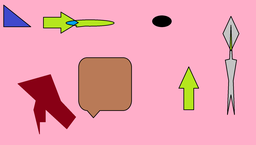
#> input picture 1.png, 256 x 145 px, shrunk from 1906 x 1080 before the run
$ python main.py
#> lines starting #> are read from the running program, lines starting #| are printed output that depends on the picture
import cv2
import numpy as np

before = cv2.imread('1.png')
#> before is the input picture: shape (145, 256, 3); mean B, G, R 177.4, 160.7, 235.6
after = cv2.imread('2.png')
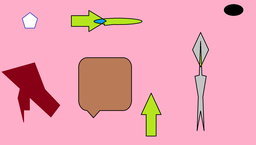
#> input picture 2.png, 256 x 145 px, shrunk from 1906 x 1080 before the run
#> after is the input picture: shape (145, 256, 3); mean B, G, R 177.9, 162, 237.2

result_after = after.copy()

###############WORKING WITH IMAGES##############################################
ask = input('Do you want to work with field?[Y/n]: ')
#> the answer given: y
if ask == 'Y' or ask == 'y':
    print('changintg from bgr to hsv...\n')
    before = cv2.cvtColor(before, cv2.COLOR_BGR2HSV)
#> before: shape (145, 256, 3); mean H, S, V 151.7, 94.8, 238
    after = cv2.cvtColor(after, cv2.COLOR_BGR2HSV)
#> after: shape (145, 256, 3); mean H, S, V 151.4, 93.7, 238.7


    before[:, :, 2] = 120
#> before: shape (145, 256, 3); mean H, S, V 151.7, 94.8, 120
    before[:, :, 1] = 120
#> before: shape (145, 256, 3); mean H, S, V 151.7, 120, 120
    after[:, :, 2] = 120
#> after: shape (145, 256, 3); mean H, S, V 151.4, 93.7, 120
    after[:, :, 1] = 120
#> after: shape (145, 256, 3); mean H, S, V 151.4, 120, 120

    print('bluring...')
    # beps = 35
    beps = 35
    before = cv2.GaussianBlur(before, (beps, beps), 0)
#> before: shape (145, 256, 3); mean H, S, V 151.7, 120, 120
    after = cv2.GaussianBlur(after, (beps, beps), 0)
#> after: shape (145, 256, 3); mean H, S, V 151.4, 120, 120

    used = []
    for i in range(0, before.shape[0]):
        used.append([])
        for j in range(0, before.shape[1]):
            used[i].append(False)

    def zones(y, x, val, eps, hsv):
        global used
        q = [(y, x)]
        while len(q) > 0:
            x = q[0][1]
            y = q[0][0]
            used[y][x] = True
            # print(f'y: {y} x: {x} used[{y}][{x}]: {used[y][x]} val: {val}')
            hsv[y][x][0] = val
            if x + 1 < hsv.shape[1] and used[y][x + 1] == False and abs(float(hsv[y][x + 1][0]) - val) <= eps:
                # print(abs(float(hsv[y][x + 1][0]) - val))
                q.append((y, x + 1))
                used[y][x + 1] = True
            if x - 1 >= 0 and used[y][x - 1] == False and abs(float(hsv[y][x - 1][0]) - val) <= eps:
                # print(abs(float(hsv[y][x - 1][0]) - val))
                q.append((y, x - 1))
                used[y][x - 1] = True

            if y + 1 < hsv.shape[0] and used[y + 1][x] == False and abs(float(hsv[y + 1][x][0]) - val) <= eps:
                # print(abs(float(hsv[y + 1][x][0]) - val))
                q.append((y + 1, x))
                used[y + 1][x] = True
            if y - 1 >= 0 and used[y - 1][x] == False and abs(float(hsv[y - 1][x][0]) - val) <= eps:
                # print(abs(float(hsv[y - 1][x][0]) - val))
                q.append((y - 1, x))
                used[y - 1][x] = True
            del q[0]
        return hsv


    print('working with 1st photo...\nLoading...')
    for i in range(0, before.shape[0]):
        for j in range(0, before.shape[1]):
            for g in range(1, 11):
                if i == before.shape[0] // 100 * g * 10 and j == 0:
                    print(g * 10, f'%')
            if used[i][j] == False:
                # print(f"y: {i} - x: {j}")
                before = zones(i, j, before[i][j][0], 15.25, before)
#> this loop made 145 passes
#> before: shape (145, 256, 3); mean H, S, V 150.1, 120, 120

    used = []
#> used = []
    for i in range(0, before.shape[0]):
        used.append([])
        for j in range(0, before.shape[1]):
            used[i].append(False)
#> after the loop, used = 145 items

    print('working with 2nd photo...\nLoading...')
    for i in range(0, before.shape[0]):
        for j in range(0, before.shape[1]):
            for g in range(1, 11):
                if i == before.shape[0] // 100 * g * 10 and j == 0:
                    print(g * 10, f'%')
            if used[i][j] == False:
                # print(f"y: {i} - x: {j}")
                after = zones(i, j, after[i][j][0], 15.25, after)
#> this loop made 145 passes
#> after: shape (145, 256, 3); mean H, S, V 154.2, 120, 120

    print('changing from hsv to bgr...')
    before = cv2.cvtColor(before, cv2.COLOR_HSV2BGR)
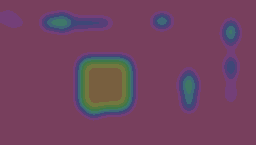
#> before: shape (145, 256, 3); mean B, G, R 95.4, 67.5, 114.2
    after = cv2.cvtColor(after, cv2.COLOR_HSV2BGR)
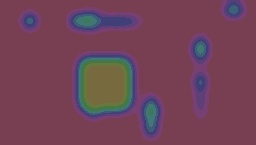
#> after: shape (145, 256, 3); mean B, G, R 87.6, 67.8, 113.6

# cv2.imwrite('before_blur.png', before)
# cv2.imwrite('after_blur.png', after)
# exit(code=0)
###############WORKING WITH IMAGES##############################################


H = before.shape[0]
#> H = 145
W = before.shape[1]
#> W = 256

# W, H = before.shape[::-1]

used = []
maxSize = H * W - 1e5
#> maxSize = -62880

for i in range(0, H):
    used.append([])
    for j in range(0, W):
        used[i].append(False)

def check(y1, x1, y2, x2):
    global before, after
    if before[y1][x1][0] != before[y2][x2][0] or before[y1][x1][1] != before[y2][x2][1] or before[y1][x1][2] != before[y2][x2][2]:
        return False
    return True

def check2(y1, x1, y2, x2):
    global before, after
    if after[y1][x1][0] != after[y2][x2][0] or after[y1][x1][1] != after[y2][x2][1] or after[y1][x1][2] != after[y2][x2][2]:
        return False
    return True

def bfs(y, x, maxSize):
    # print('bfs!')
    global H, W, before, after, used
    leftAns = 1e8
    rightAns = -1e8
    upperAns = 1e8
    bottomAns = -1e8
    col = 0

    q = []

    q.append((y, x))
    while(len(q) != 0):
        # used[q[0][0]][q[0][1]] = True
        # if col % 10000 == 0:
        #     print(col)
        leftAns = min(q[0][1], leftAns)
        rightAns = max(q[0][1], rightAns)
        upperAns = min(q[0][0], upperAns)
        bottomAns = max(q[0][0], bottomAns)

        if q[0][1] + 1 < W and check(q[0][0], q[0][1], q[0][0], q[0][1] + 1) == True and used[q[0][0]][q[0][1] + 1] == False:
            used[q[0][0]][q[0][1] + 1] = True
            q.append((q[0][0], q[0][1] + 1))
            col+= 1
        if q[0][1] - 1 >= 0 and check(q[0][0], q[0][1], q[0][0], q[0][1] - 1) == True and used[q[0][0]][q[0][1] - 1] == False:
            used[q[0][0]][q[0][1] - 1] = True
            q.append((q[0][0], q[0][1] - 1))
            col+= 1
        if q[0][0] + 1 < H and check(q[0][0], q[0][1], q[0][0] + 1, q[0][1]) == True and used[q[0][0] + 1][q[0][1]] == False:
            used[q[0][0] + 1][q[0][1]] = True
            q.append((q[0][0] + 1, q[0][1]))
            col+= 1
        if q[0][0] - 1 >= 0 and check(q[0][0], q[0][1], q[0][0] - 1, q[0][1]) == True and used[q[0][0] - 1][q[0][1]] == False:
            used[q[0][0] - 1][q[0][1]] = True
            q.append((q[0][0] - 1, q[0][1]))
            col+= 1

        q.pop(0)
    # print('End of loop')
    if col > maxSize:
        return (-1, -1, -1, -1, -1)
    return (leftAns, rightAns, upperAns, bottomAns, col)

###############################################################################


def bfs2(y, x, maxSize):
    # print('bfs!')
    global H, W, before, after, used
    leftAns = 1e8
    rightAns = -1e8
    upperAns = 1e8
    bottomAns = -1e8
    col = 0

    q = []

    q.append((y, x))
    while(len(q) != 0):
        # used[q[0][0]][q[0][1]] = True
        # if col % 10000 == 0:
        #     print(col)
        leftAns = min(q[0][1], leftAns)
        rightAns = max(q[0][1], rightAns)
        upperAns = min(q[0][0], upperAns)
        bottomAns = max(q[0][0], bottomAns)

        if q[0][1] + 1 < W and check2(q[0][0], q[0][1], q[0][0], q[0][1] + 1) == True and used[q[0][0]][q[0][1] + 1] == False:
            used[q[0][0]][q[0][1] + 1] = True
            q.append((q[0][0], q[0][1] + 1))
            col+= 1
        if q[0][1] - 1 >= 0 and check2(q[0][0], q[0][1], q[0][0], q[0][1] - 1) == True and used[q[0][0]][q[0][1] - 1] == False:
            used[q[0][0]][q[0][1] - 1] = True
            q.append((q[0][0], q[0][1] - 1))
            col+= 1
        if q[0][0] + 1 < H and check2(q[0][0], q[0][1], q[0][0] + 1, q[0][1]) == True and used[q[0][0] + 1][q[0][1]] == False:
            used[q[0][0] + 1][q[0][1]] = True
            q.append((q[0][0] + 1, q[0][1]))
            col+= 1
        if q[0][0] - 1 >= 0 and check2(q[0][0], q[0][1], q[0][0] - 1, q[0][1]) == True and used[q[0][0] - 1][q[0][1]] == False:
            used[q[0][0] - 1][q[0][1]] = True
            q.append((q[0][0] - 1, q[0][1]))
            col+= 1

        q.pop(0)
    # print('End of loop')
    if col > maxSize:
        return (-1, -1, -1, -1, -1)
    return (leftAns, rightAns, upperAns, bottomAns, col)


###############################################################################


print(f'{H} x {W}')
#| 145 x 256

print('loading...')
for i in range(0, H):
    for j in range(0, W):
        for g in range(1, 11):
            if i == H // 100 * g * 10 and j == 0:
                print(g * 10, f'%')
        leftAns, rightAns, upperAns, bottomAns, col = (-1, -1, -1, -1, -1)
        if used[i][j] == False:
            leftAns, rightAns, upperAns, bottomAns, col = bfs2(i, j, maxSize)
        if col > 9 and abs(leftAns - rightAns) > 2 and abs(upperAns - bottomAns) > 2:
            sample = before[upperAns:bottomAns, leftAns:rightAns]
            # if i > 2:
            #     cv2.imwrite(f'{i}.png', sample)

            cv2.rectangle(result_after, (leftAns, upperAns), (rightAns, bottomAns), (0, 255, 255), 2)


used = []
maxSize = H * W - 1e5

for i in range(0, H):
    used.append([])
    for j in range(0, W):
        used[i].append(False)

print('loading...')
for i in range(0, H):
    for j in range(0, W):
        for g in range(1, 11):
            if i == H // 100 * g * 10 and j == 0:
                print(g * 10, f'%')
        leftAns, rightAns, upperAns, bottomAns, col = (-1, -1, -1, -1, -1)
        if used[i][j] == False:
            leftAns, rightAns, upperAns, bottomAns, col = bfs(i, j, maxSize)
        if col > 40 and abs(leftAns - rightAns) > 2 and abs(upperAns - bottomAns) > 2:
            sample = before[upperAns:bottomAns, leftAns:rightAns]
            # [5 lines of commented-out code are left out]

            img_grey = cv2.cvtColor(after, cv2.COLOR_BGR2GRAY)
            template = cv2.cvtColor(sample, cv2.COLOR_BGR2GRAY)

            w, h = template.shape[::-1]
            res = cv2.matchTemplate(img_grey, template, cv2.TM_CCOEFF_NORMED)
            threshold = 0.99
            loc = np.where(res >= threshold)
            # print(f'len:', loc[::-1])

            for pt in zip(*loc[::-1]):
                cv2.rectangle(result_after, pt, (pt[0] + w, pt[1] + h), (0, 255, 0), 2)
                cv2.line(result_after, (abs(leftAns + rightAns) // 2, abs(upperAns + bottomAns) // 2), (pt[0] + w // 2, pt[1] + h // 2), (0, 0, 0))

            cv2.rectangle(result_after, (leftAns, upperAns), (rightAns, bottomAns), (255, 0, 0), 2)
            if len(loc[0]) == 0:
                cv2.rectangle(result_after, (leftAns, upperAns), (rightAns, bottomAns), (0, 0, 255), 2)


cv2.imwrite('rectangle.png', result_after)
# cv2.imshow('after', after)
# cv2.imshow('before', before)

cv2.waitKey(0)
